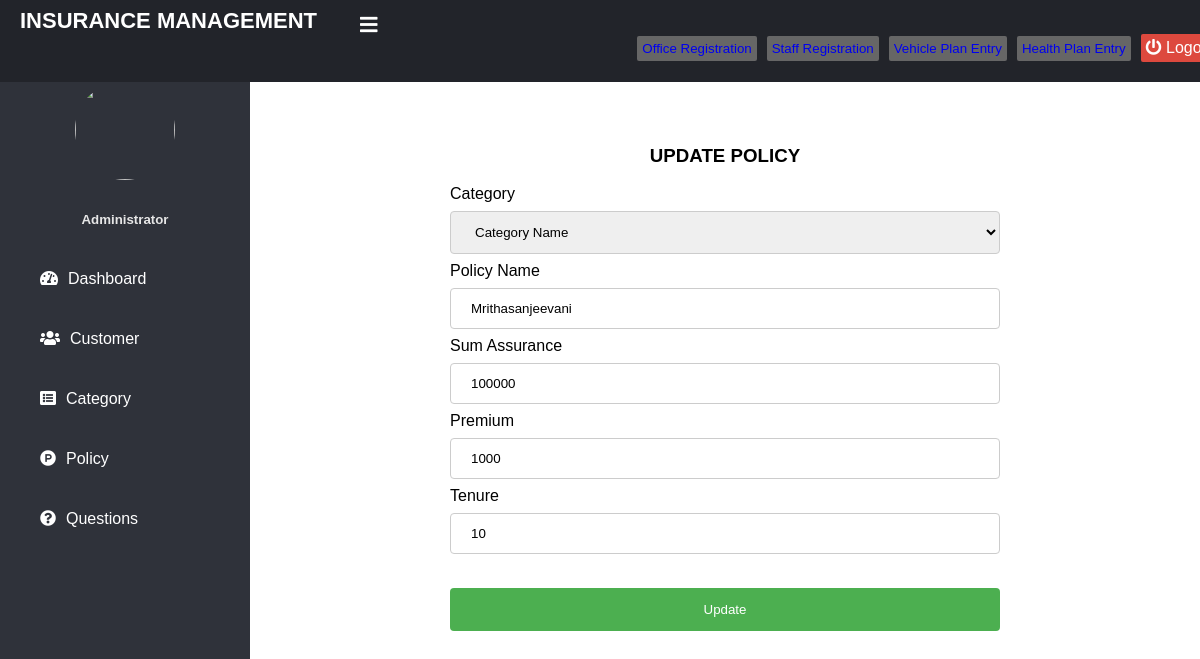
Screenshot of /update-policy/6 (signed in) with the database file from the repository.
### home/models.py (models this page shows, shortened)
class Policy(models.Model):
    category= models.ForeignKey('Category', on_delete=models.CASCADE)
    policy_name=models.CharField(max_length=200)
    sum_assurance=models.PositiveIntegerField()
    premium=models.PositiveIntegerField()
    tenure=models.PositiveIntegerField()
    creation_date =models.DateField(auto_now=True)

### home/views.py (the view, shortened to what this page needs)
# urls.py: path('update-policy/<int:pk>', views.update_policy_view,name='update-policy'),
@login_required(login_url='adminlogin')
def update_policy_view(request,pk):
    policy = Policy.objects.get(id=pk)
    policyForm=forms.PolicyForm(instance=policy)
    return render(request,'admin/update_policy.html',{'policyForm':policyForm})

### home/forms.py
class PolicyForm(forms.ModelForm):
    category=forms.ModelChoiceField(queryset=models.Category.objects.all(),empty_label="Category Name", to_field_name="id")
    class Meta:
        model=models.Policy
        fields=['policy_name','sum_assurance','premium','tenure']

### home/models.py (called while the page is built)
    def __str__(self):
        return self.category_name

### templates/admin/update_policy.html (shortened to what this page needs)
{% extends 'adminbase.html' %}
{% load widget_tweaks %}
{% block content %}
<head>
</head>
<br><br>
<h3 style="text-align:center;">UPDATE POLICY</h3>
<div>
  <form method="post" autocomplete="off" enctype="multipart/form-data" style="margin-left:200px;margin-right:200px;">
        <label for="course_name">Category</label>
      {% render_field policyForm.category class="form-control" placeholder="Life Insurance" %}
        <label for="course_name">Policy Name</label>
      {% render_field policyForm.policy_name class="form-control" placeholder="Jeevan Surbhi" %}
     <label for="course_name">Sum Assurance</label>
      {% render_field policyForm.sum_assurance class="form-control" placeholder="100000" %}
    <label for="course_name">Premium</label>
      {% render_field policyForm.premium class="form-control" placeholder="5000" %}
          <label for="course_name">Tenure</label>
      {% render_field policyForm.tenure class="form-control" placeholder="12" %}
<br><br>
    <input type="submit" value="Update">
  </form>
</div>
<br><br><br><br><br><br><br><br>
{% endblock content %}

### templates/admin/update_policy.html (style rules this page uses)
input[type=text], select,input[type=number] ,input[type=password], textarea { width: 100%; padding: 12px 20px; margin: 8px 0; display: inline-block; border: 1px solid #ccc; border-radius: 4px; box-sizing: border-box; }
input[type=submit] { width: 100%; background-color: #4CAF50; color: white; padding: 14px 20px; margin: 8px 0; border: none; border-radius: 4px; cursor: pointer; }

### rows the page displays
Policy: category "Category Name", policy_name "Mrithasanjeevani", sum_assurance "100000", premium "1000", tenure "10"
